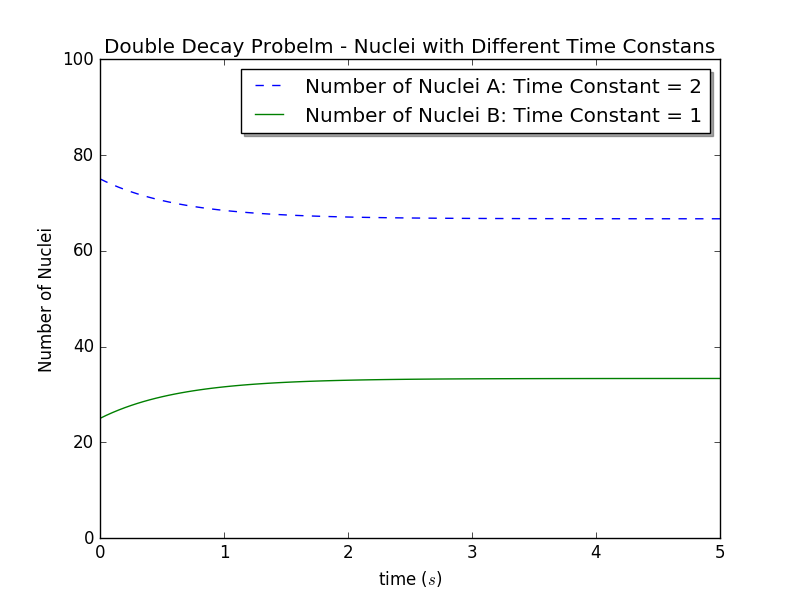

Reproduce this figure in Python.
# -*- coding: utf-8 -*-
"""
Created on Sun Oct  9 10:39:10 2016

@author: Administrator
"""

# -*- coding: utf-8 -*-
"""
Created on Fri Oct  7 09:35:43 2016

@author: Administrator
"""

import pylab as pl
class nuclei_decay:
    """
    Simulation of a decay problem with two types of nuclei
    Program to solve Chapter 1 Exercise *1.5. of 'Computational Physics' by Prof. Cai
    """
    def __init__(self, number_of_nuclei_A = 75, number_of_nuclei_B = 25, time_constantA = 2, time_constantB = 1, time_of_duration = 5, time_step = 0.05 ):
        self.n_A = [number_of_nuclei_A]
        self.n_B = [number_of_nuclei_B]
        self.t = [0]
        self.tauA = time_constantA
        self.tauB = time_constantB
        self.dt = time_step
        self.time = time_of_duration
        self.nsteps = int(time_of_duration // time_step + 1)
        print("Initial number of nuclei A ->", number_of_nuclei_A)
        print("Initial number of nuclei B ->", number_of_nuclei_B)
        print("Time constant of nuclei A ->", time_constantA)
        print("Time constant of nuclei B ->", time_constantB)        
        print("Time step ->", time_step)
        print("Total time ->", time_of_duration)

    def calculate(self):
        for i in range(self.nsteps):
            tmp_A = self.n_A[i] + (self.n_B[i] / self.tauB - self.n_A[i] / self.tauA) * self.dt
            tmp_B = self.n_B[i] + (self.n_A[i] / self.tauA - self.n_B[i] / self.tauB) * self.dt
            self.n_A.append(tmp_A)
            self.n_B.append(tmp_B)
            self.t.append(self.t[i] + self.dt)
           
    def show_results(self):
        pl.plot(self.t, self.n_A, 'b--', label='Number of Nuclei A: Time Constant = 2')
        pl.plot(self.t, self.n_B, 'g', label='Number of Nuclei B: Time Constant = 1')
        pl.title('Double Decay Probelm - Nuclei with Different Time Constans')
        pl.xlim(0.0, 5.0)
        pl.ylim(0.0, 100.0)
        pl.xlabel('time ($s$)')
        pl.ylabel('Number of Nuclei')
        pl.legend(loc='best', shadow=True)
        
    def store_results(self):
        myfile = open('4(improved-12) data.txt', 'w')
        for i in range(len(self.t)):
            print(self.t[i], self.n_A[i], self.n_B[i], file = myfile)
        myfile.close()

#matplotlib inline
a = nuclei_decay()
a.calculate()
a.show_results()
a.store_results()
